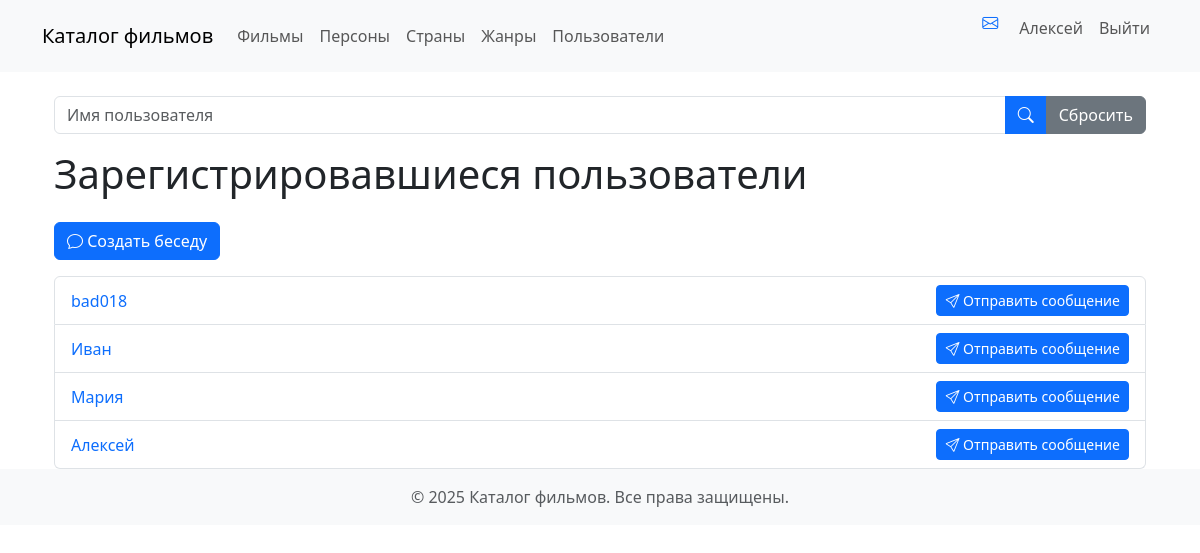
The app's page /accounts/user/search/ (signed in) with its own data.
### accounts/models.py (models this page shows, shortened)
class UserWithAccount(models.Model):
    user = models.OneToOneField(
        settings.AUTH_USER_MODEL,
        on_delete=models.CASCADE,
        primary_key=True
    )
    birthday = models.DateField("Дата рождения", blank=True, null=True,
                                validators=[
                                    MaxValueValidator(
                                        limit_value=datetime.date.today)
                                ])
    avatar = models.ImageField(
        "Фото", upload_to='photos/', blank=True, null=True)
    address = models.TextField("Адрес", blank=True, null=True)
    bio = models.TextField("Биография", blank=True, null=True)
    class Meta:
        ordering = ["user"]
        verbose_name = "Зарегистрировавшийся пользователь"
        verbose_name_plural = "Зарегистрировавшиеся пользователи"

### accounts/views.py (the view)
# urls.py: path('user/search/', views.user_search, name='user_search'),
def user_search(request):
    query = request.GET.get('q')
    users_with_account = UserWithAccount.objects.all()
    if query:
        users_with_account = users_with_account.filter(
            user__username__icontains=query)
    return render(request, 'accounts/user/list.html', {'users_with_account': users_with_account})

### accounts/templatetags/user_tags.py (called while the page is built)
@register.filter
def model_verbose_name_plural(cls_name):
    Model = apps.get_model(*cls_name.split(":"))
    return Model._meta.verbose_name_plural

### films/templatetags/films_tags.py (called while the page is built)
@register.filter
def model_verbose_name_plural(cls_name):
    Model = apps.get_model(*cls_name.split(":"))
    return Model._meta.verbose_name_plural

### accounts/templates/accounts/user/list.html
{% extends 'accounts/base.html' %}
{% load user_tags %}
{% load django_bootstrap5 %}
{% block content %}
<div class="container mt-4">
    <form method="get" action="{% url 'accounts:user_list' %}">
        <div class="input-group mb-3">
            <input type="search" name="query" class="form-control" placeholder="Имя пользователя"
                   value="{{ request.GET.query }}"/>
            <button type="submit" class="btn btn-primary">
                <i class="bi-search"></i>
            </button>
            <a href="{% url 'accounts:user_list' %}" class="btn btn-secondary">Сбросить</a>
        </div>
    </form>
    <h1 class="mb-4">
        {{ 'accounts:userwithaccount'|model_verbose_name_plural }}
    </h1>
    <a href="{% url 'accounts:create_conversation' %}" class="btn btn-primary mb-3">
        <i class="bi-chat"></i> Создать беседу
    </a>
    {% if users_with_account %}
    <div class="list-group">
        {% for user_with_account in users_with_account %}
        <div class="list-group-item d-flex justify-content-between align-items-center">
            <a href="{% url 'accounts:user_detail' user_with_account.user.id %}" class="text-decoration-none">
                {{ user_with_account.user.username }}
            </a>
            <a href="{% url 'accounts:send_message' user_with_account.user.id %}" class="btn btn-primary btn-sm">
                <i class="bi-send"></i> Отправить сообщение
            </a>
        </div>
        {% endfor %}
    </div>
    {% else %}
    <div class="alert alert-info">Пользователи не найдены</div>
    {% endif %}
</div>
{% endblock %}

### films/templates/films/navbar.html (shortened to what this page needs)
{% load films_tags %}
<nav class="navbar navbar-expand-md bg-body-tertiary mb-4">
    <div class="container">
        <a class="navbar-brand" href="{% url 'films:home' %}">Каталог фильмов</a>
        <div class="navbar-collapse collapse" id="navbarCollapse">
            <ul class="navbar-nav me-auto mb-2 mb-md-0">
                <li class="nav-item">
                    <a class="nav-link {% if request.path == '/' or request.path|slice:':7' == '/films/' %}active{% endif %}"
                       href="{% url 'films:film_list' %}">{{ 'films:film'|model_verbose_name_plural }}</a>
                </li>
                <li class="nav-item">
                    <a class="nav-link {% if request.path|slice:':8' == '/people/' %}active{% endif %}"
                       href="{% url 'films:person_list' %}">{{ 'films:person'|model_verbose_name_plural }}</a>
                </li>
                <li class="nav-item">
                    <a class="nav-link {% if request.path|slice:':11' == '/countries/' %}active{% endif %}"
                       href="{% url 'films:country_list' %}">{{ 'films:country'|model_verbose_name_plural }}</a>
                </li>
                <li class="nav-item">
                    <a class="nav-link {% if request.path|slice:':8' == '/genres/' %}active{% endif %}"
                       href="{% url 'films:genre_list' %}">{{ 'films:genre'|model_verbose_name_plural }}</a>
                </li>
                <li class="nav-item">
                    <a class="nav-link {% if request.resolver_match.url_name == 'user_list' %}active{% endif %}"
                       href="{% url 'accounts:user_list' %}">Пользователи</a>
                </li>
            </ul>
            <div>
                <ul class="navbar-nav me-auto mb-2 mb-lg-0">
                    {% if user.is_authenticated %}
                    <a href="{% url 'accounts:conversation_list' %}" class="btn btn-link">
                        <i class="bi-envelope"></i>
                    </a>
                    <li class="nav-item">
                        <a class="nav-link" href="{% url 'accounts:user_detail' user.id %}">{{ user.username }}</a>
                    </li>
                    <li class="nav-item">
                        <form action="{% url 'logout' %}" method="post">
                            <button type="submit" class="nav-link">Выйти</button>
                        </form>
                    </li>
                    {% endif %}
                </ul>
            </div>
        </div>
    </div>
</nav>

### accounts/static/accounts/css/messages.css (style rules this page uses)
:root { --alert-success: #d1e7dd; --alert-error: #f8d7da; --alert-info: #cff4fc; --alert-warning: #fff3cd; }

### records on screen
UserWithAccount: user.username "bad018"
UserWithAccount: user.username "Иван"
UserWithAccount: user.username "Мария"
UserWithAccount: user.username "Алексей"

### other values on screen
{{ 'films:film'|model_verbose_name_plural }} "Фильмы"
{{ 'films:person'|model_verbose_name_plural }} "Персоны"
{{ 'films:country'|model_verbose_name_plural }} "Страны"
{{ 'films:genre'|model_verbose_name_plural }} "Жанры"
{{ user.username }} "Алексей"
{{ 'accounts:userwithaccount'|model_verbose_name_plural }} "Зарегистрировавшиеся пользователи"
